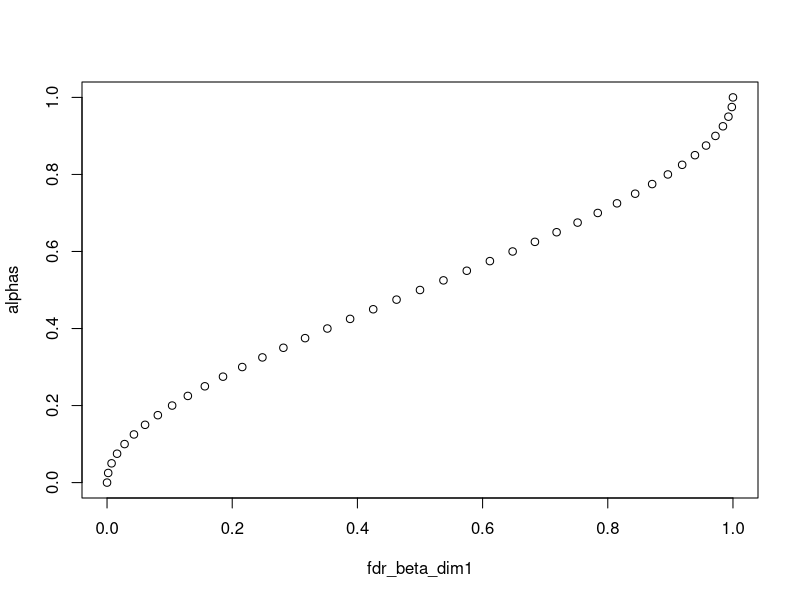
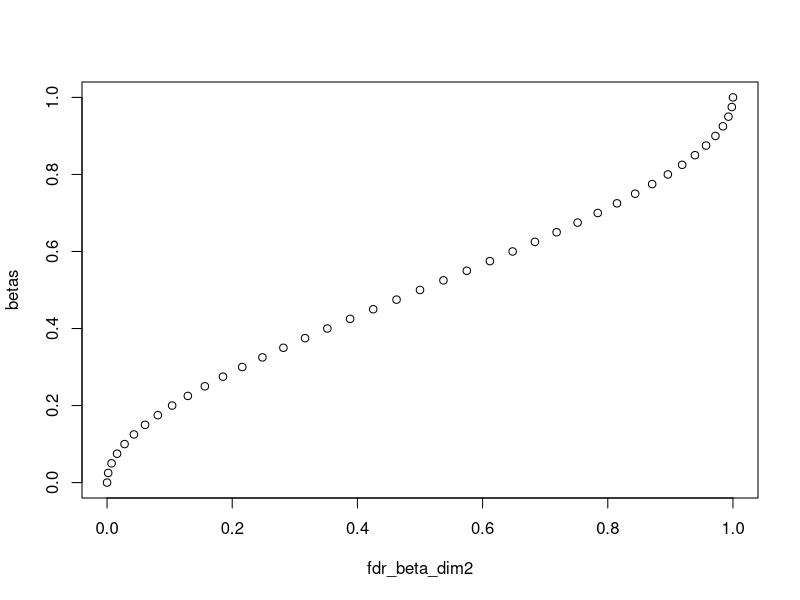
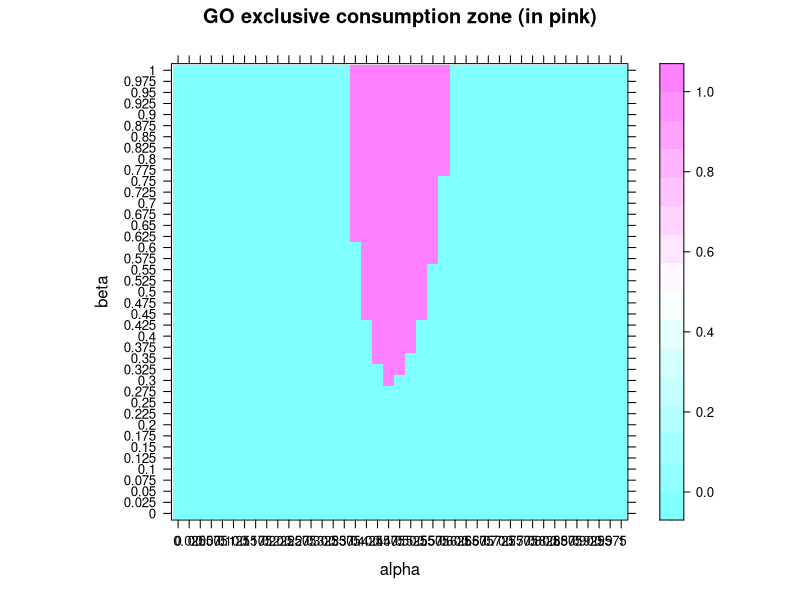
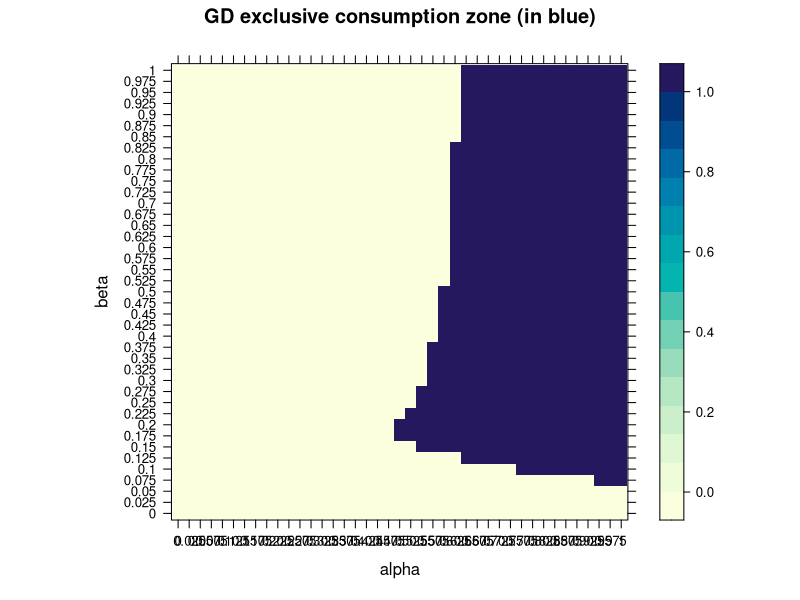
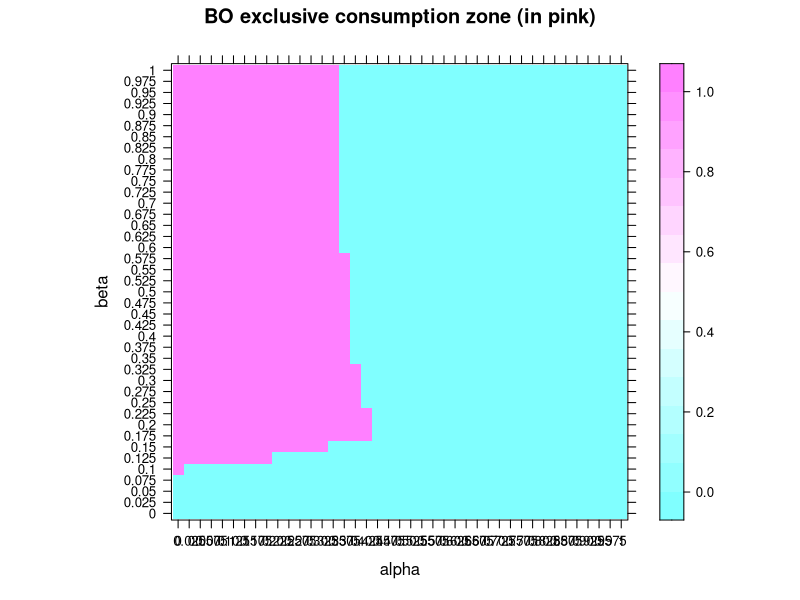
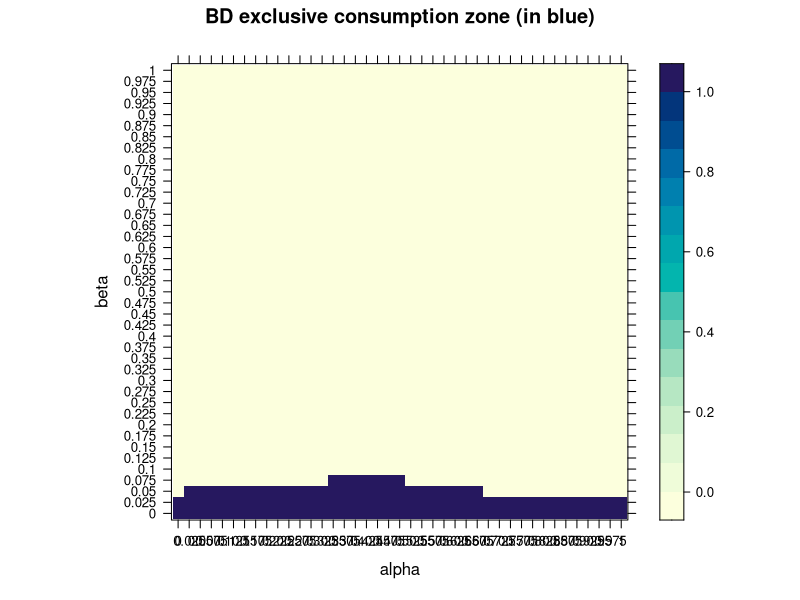
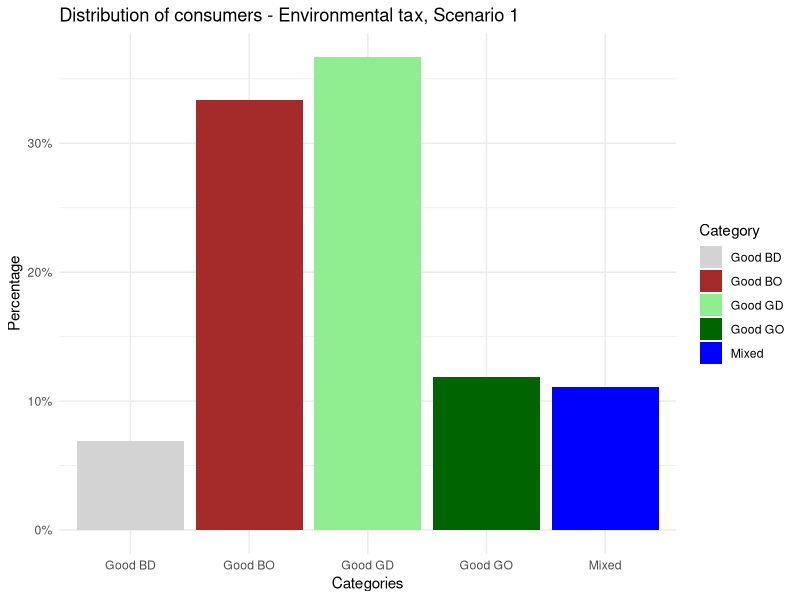
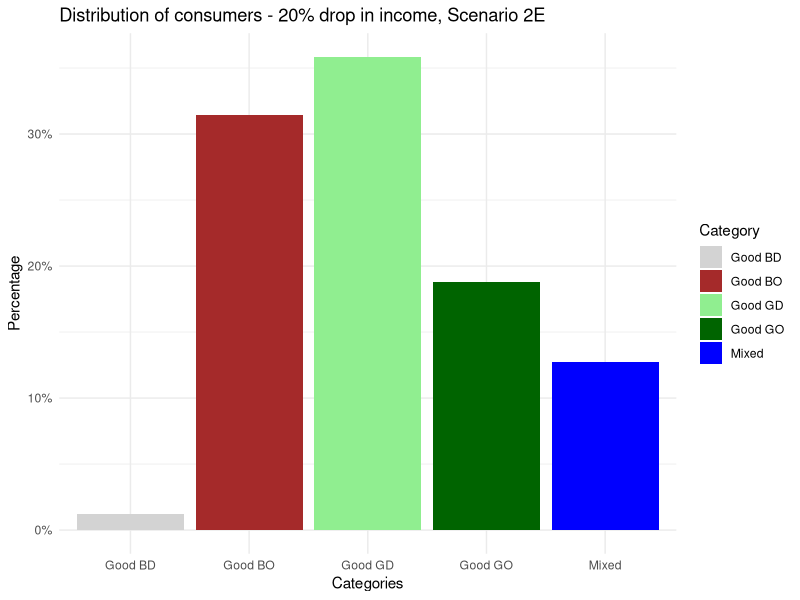

These charts were generated, in order, by the following R code: (Note: this script raises an error after producing the figures.)
########## A model of consumption choices and sufficiency with environmental and social image preferences - First simulation method ###########

# Install ggplot2 package if not already installed
#install.packages("ggplot2")


library(lattice)
library(tidyverse)
library (gtools)
library(RColorBrewer)
library(ggplot2)


######## INTRODUCTION ###############


rm(list=ls())

#This script is designed for numerical simulations associated to the model presented here : https://fr.overleaf.com/project/653a7f038e83eb35864f2593 
# It aims to calculate the consumption areas and quantities of different goods. 
#These goods are defined along two dimensions: green/brown, conspicuous/discreet.
#Depending on their personal preferences, agents can choose to consume one or several goods.




#Method used in this script : As our heterogeneous consumers are placed in a [0,1]*[0,1] grid according to their preferences (on the x-axis, environmental awareness; on the y-axis, concern for social image), 
#The idea behind this numerical method is to discretize/rasterize the square into several points/pixels (expressing the two types of preferences in percentages if the number of points is 101 on the square ; for example individuals lying at the origin being indifferent to both, while those at the top right hand corner have maximum sensitivities to both).


#Matrix size is defined as a function of the step between 2 pixels.
step = 0.025
size = 1/step + 1
size


#Let's also define our preference parameters, over which we will iterate
alphas <- seq(from = 0,to = 1,by=step)
betas_rev <- seq(from = 1,to = 0,by=-step) #reversed so that coordinates appear in the right order
betas <- seq(from = 0,to = 1,by=step) #only for graphs


######### SCENARIO CHOICE - Assign values to shape parameters according to the scenario ############

#Basic scenario 2 (2A): two beta laws with the two same shape parameters (bell curves) to model the concentration in the middle of the distribution
a=b=c=d=2

#Variant (2b): the shape parameters are changed (the beta parameter is now assumed to follow a uniform distribution, i.e. a beta distribution with c=d=1).
#a=b=2
#c=d=1


#Scenario 2B: Lower/laxer environmental norm (concentration on the left, beta law with shape parameters 5 and 1 on alpha, uniform on beta).
#a=5
#b=c=d=1

#Scenario 2C : Higher/stringent environmental norm (right-hand concentration)
#a=c=d=1
#b=5



#Scenario 2D : social image matters less (widespread discretion)
#a=b=c=1
#d=5

#Scenario 2E: social image matters more ("Red Queen Economy", Keep Up With the Joneses...)
#a=b=d=1
#c=5

######## POPULATION DISTRIBUTIONS (Part 1) ##############

#Here, square matrices of dimension 'size' are defined. 


#To start with (scenario 1), we generate a uniformly distributed population density matrix of this size, giving the proportions of individuals positioned at each point on the map. 
n1 <- size
n2 <- size
pop <- matrix (rep(1/(size*size), n1*n2), n1, n2)
pop
#For example, by choosing a step size of 0.2, we have a matrix of size 6*6, with 36 coefficients ; while it is 11*11 (and 101 coeffs) for a 0.1 step (the default choice in the first place)



#Scenario 2: population concentration around some values
#This case is modeled by a product of independent beta laws for each preference parameter.

pop2 <- matrix(,n1,n2) #an empty matrix
 

###Code that computes discrete densities for scenario 2###

#We create our quantile vectors (in line)

alphas_vector <- t(matrix(alphas))
betas_vector <- t(matrix(betas))

#Starting from the repartition function, we define the discrete density of a beta (one for each of the 2 dimensions).

densite_beta_dim1 <- function(n, a, b, step) {
  if (n == 0) {
    return(pbeta(1, a, b) - pbeta(1 - step/2, a, b))
  } 
  if (n == 1/step) {
    return(pbeta(step/2,a,b) - pbeta(0,a,b))
  } 
  else {
    densite <- pbeta(step/2 + 1 - n * step, a, b) - pbeta(step/2 + 1 - (n + 1) * step, a, b)
    return(densite)
  }
}

densite_beta_dim2 <- function(n, c, d, step) {
  if (n == 0) {
    return(pbeta(1, c, d) - pbeta(1 - step/2, c, d))
  } 
  if (n == 1/step) {
    return(pbeta(step/2,c,d) - pbeta(0,c,d))
  } 
  else {
    densite <- pbeta(step/2 + 1 - n * step, c, d) - pbeta(step/2 + 1 - (n + 1) * step, c, d)
    return(densite)
  }
}



####################################### POPULATION DISTRIBUTIONS (Part 2) ###########




# Calling the functions at n = 0 and storing the result
result_at_0_dim1 <- densite_beta_dim1(0, a, b, step)
result_at_0_dim2 <- densite_beta_dim2(0, c, d, step)


# Storing other values iteratively in a matrix 
num_iterations <- size - 1  # Change this value as needed
proba_values_dim1 <- matrix(0, nrow = 1, ncol = num_iterations + 1)
proba_values_dim2 <- matrix(0, nrow = 1, ncol = num_iterations + 1)

for (i in 1:num_iterations) {
  proba_values_dim1[1, i + 1] <- densite_beta_dim1(i, a, b, step)
  proba_values_dim2[1, i + 1] <- densite_beta_dim2(i, c, d, step)
}

proba_values_dim1[1]=result_at_0_dim1
proba_values_dim2[1]=result_at_0_dim2

sum(proba_values_dim1)
sum(proba_values_dim2)
#bell-shaped densities, symmetrical and sum to one : perfect !!!


#We multiply our two probability vectors to obtain the probabilities for the entire population.
pop2 = t(proba_values_dim2)%*%proba_values_dim1
#There is indeed a higher population concentration on median values compared to the uniform case.

sum(pop2) 
#just checking, we're good in all dimensions :)
        


#Remark : Repartition functions can be represented (the same ones, with identical shape parameters)
fdr_beta_dim1 <-pbeta(alphas, shape1 = a, shape2 =b)
plot(fdr_beta_dim1,alphas)

fdr_beta_dim2 <-pbeta(betas, shape1 = c, shape2 =d)
plot(fdr_beta_dim2,betas)


#Astuce pour pas avoir à tout relancer = faire une fonction qui demande les paramètres et renvoie tous les résultats
programme<- function() {
  
  x <- as.numeric(readline(prompt = "valeur de x ?"))
  y<- as.numeric(readline(prompt = "valeur de y ?"))
  z<- as.numeric(readline(prompt = "valeur de z ?"))
  
  fonction <- function(x,y,z){
    return(x*y + z*x)
  }
  print(fonction(x, y, z))
}



############# BORDER PARAMETRIZATION ####################

#We define our "borders", delimiting the consumption zones according to the exogenous model parameters (so that we can study the different cases by changing only the following values).
#we initialize the parameters of our "borders", i.e. the prices of the four goods, individual income and marginal damage as well as impact parameters (satisfying model assumptions)
p_go = 3
p_gd = 2
p_bo = 1.99
p_bd = 1 
R = 20
d_prime = 0.01
gamma_bo = 4
gamma_bd = 2
gamma_go = 1.6
gamma_gd = 0.8





######## COMPUTATION OF CONSUMPTION ZONE MATRICES  ###############


#1st method (inspired from the simpler model):
#We run a nested loop on our individuals (i.e. their alpha and beta parameters, which we will convert - by normalizing - into (x,y) coordinates where the coordinates lie between 1 and size).
#For each point (i.e. pair of parameters) we look at which of the 12 constraints are satisfied, which determines the type of good consumed at that point (and the corresponding matrix among the 4 defined above, which will be filled by a "1" at the associated (x,y) point where the good is exclusively consumed).
#The idea is to create four size*size boolean matrices (true = 1 /false = 0), one for each type of consumer; and to examine for each point on the square (using nested loops) whether it satisfies the constraints corresponding to a certain type.

#We start by exclusive consumption zones only (defining the 4 corresponding matrices)
#Then we compute the mixed consumption zones matrices 

#In the end, we'll check that the sum of these four matrices gives 1s in the exclusive consumption zones and integers from 2 to 4 elsewhere.


#1.Exclusive consumption zones


# Function to calculate boolean value based on condition
calculate_boolean <- function(condition) {
  if (condition) {
    return(1)
  } else {
    return(0)
  }
}

# Function to calculate preferences for each good
calculate_preferences <- function(alpha, beta, p_go, p_gd, p_bo, p_bd, R, d_prime, 
                                  gamma_go, gamma_gd, gamma_bo, gamma_bd) {
  bool_f1 <- calculate_boolean((1 - (p_go / p_gd) * alpha) * beta > (((p_go / p_gd) - 1) * (p_go / R) + d_prime * alpha * (gamma_go - gamma_gd * (p_go / p_gd))))
  bool_f2 <- calculate_boolean((1 - (p_go / p_bo) * (1 - alpha)) * beta > (((p_go / p_bo) - 1) * (p_go / R) + d_prime * alpha * (gamma_go - gamma_bo * (p_go / p_bo))))
  bool_f3 <- calculate_boolean(beta > ((p_go/p_bd - 1) * (p_go / R) + d_prime * alpha * (gamma_go - gamma_bd * p_go/p_bd)))
  
  bool_g1 <- calculate_boolean((alpha - (p_gd / p_go)) * beta > (((p_gd / p_go) - 1) * (p_gd / R) + d_prime * alpha * (gamma_gd - gamma_go * (p_gd / p_go))))
  bool_g2 <- calculate_boolean((alpha - (p_gd / p_bo) * (1 - alpha)) * beta > (((p_gd / p_bo) - 1) * (p_gd / R) + d_prime * alpha * (gamma_gd - gamma_bo * (p_gd / p_bo))))
  bool_g3 <- calculate_boolean(alpha * beta > ((p_gd/p_bd - 1) * (p_gd / R) + d_prime * alpha * (gamma_gd - gamma_bd * p_gd/p_bd)))
  
  bool_h1 <- calculate_boolean((1 - alpha - (p_bo / p_go)) * beta > (((p_bo / p_go) - 1) * (p_bo / R) + d_prime * alpha * (gamma_bo - gamma_go * (p_bo / p_go))))
  bool_h2 <- calculate_boolean((1 - alpha * (p_bo / p_gd)) * beta > (((p_bo / p_gd) - 1) * (p_bo / R) + d_prime * alpha * (gamma_bo - gamma_gd * (p_gd / p_bo))))
  bool_h3 <- calculate_boolean((1 - alpha) * beta > ((p_bo/p_bd - 1) * (p_bo / R) + d_prime * alpha * (gamma_bo - gamma_bd * p_bo/p_bd)))
  
  bool_i1 <- calculate_boolean((p_bd/p_go)*beta < ((1- p_bd/p_go) * (p_bd / R) - d_prime * alpha * (gamma_bd - gamma_go * p_bd/p_go)))
  bool_i2 <- calculate_boolean(alpha*(p_bd/p_gd)*beta < ((1- p_bd/p_gd) * (p_bd / R) - d_prime * alpha * (gamma_bd - gamma_gd * p_bd/p_bd)))
  bool_i3 <- calculate_boolean((1-alpha)*(p_bd/p_bo)*beta < ((1- p_bd/p_bo) * (p_bd / R) - d_prime * alpha * (gamma_bd - gamma_bo * p_bd/p_bo)))
  return(c(bool_f1, bool_f2, bool_f3, bool_g1, bool_g2, bool_g3, bool_h1, bool_h2, bool_h3, bool_i1, bool_i2, bool_i3))
}

# Initialize matrices
mat_go_only <- matrix(, nrow = size, ncol = size)  
mat_gd_only <- matrix(, nrow = size, ncol = size)
mat_bo_only <- matrix(, nrow = size, ncol = size)
mat_bd_only <- matrix(, nrow = size, ncol = size)
test <- matrix(, nrow = size, ncol = size)

# Nested loop to qualify each constraint everywhere in the map
for (beta in betas_rev)  {
  for (alpha in alphas) {
    x = size - beta / step
    y = alpha / step + 1
    
    # Calculate preferences for each good
    preferences <- calculate_preferences(alpha, beta, p_go, p_gd, p_bo, p_bd, R, d_prime, gamma_go, gamma_gd, gamma_bo, gamma_bd)
    
    # Fill boolean matrices of exclusive consumption
    mat_go_only[x, y] <- prod(as.numeric(preferences[1:3]))
    mat_gd_only[x, y] <- prod(as.numeric(preferences[4:6]))
    mat_bo_only[x, y] <- prod(as.numeric(preferences[7:9]))
    mat_bd_only[x, y] <- prod(as.numeric(preferences[10:12]))
    
    test[x, y] <- mat_go_only[x, y] + mat_bo_only[x, y] + mat_gd_only[x, y] + mat_bd_only[x, y]
  }
}

#Our exclusive consumption matrices are almost fine, they perfectly tie in with our graphs.
#Summing the 4 matrices, we have a few zero coefficients, corresponding to zones in which several goods are consumed.


####### GRAPHICAL REPRESENTATIONS ##########

#To make better figures : https://r-graph-gallery.com/27-levelplot-with-lattice.html


#1. Exclusive consumption zones

#Good GO

  mat1<- mat_go_only %>% 
  as.tibble() %>% 
  as.list() %>% 
  lapply(function(x) rev(x)) %>% 
  do.call(rbind, .) %>% 
  as.matrix()

colnames(mat1)<-alphas
row.names(mat1)<-betas

levelplot(mat1, main="GO exclusive consumption zone (in pink)", xlab="alpha", ylab="beta", col.regions = cm.colors(121))   

#GD
mat2<- mat_gd_only %>% 
  as.tibble() %>% 
  as.list() %>% 
  lapply(function(x) rev(x)) %>% 
  do.call(rbind, .) %>% 
  as.matrix()

colnames(mat2)<-alphas
row.names(mat2)<-betas

levelplot(mat2, main="GD exclusive consumption zone (in blue)", xlab="alpha", ylab="beta")    


#BO

mat3<- mat_bo_only %>% 
  as.tibble() %>% 
  as.list() %>% 
  lapply(function(x) rev(x)) %>% 
  do.call(rbind, .) %>% 
  as.matrix()

colnames(mat3)<-alphas
row.names(mat3)<-betas


levelplot(mat3, main="BO exclusive consumption zone (in pink)", xlab="alpha", ylab="beta",col.regions = cm.colors(121))   


#BD

mat4<- mat_bd_only %>% 
  as.tibble() %>% 
  as.list() %>% 
  lapply(function(x) rev(x)) %>% 
  do.call(rbind, .) %>% 
  as.matrix()

colnames(mat4)<-alphas
row.names(mat4)<-betas

levelplot(mat4, main="BD exclusive consumption zone (in blue)", xlab="alpha", ylab="beta")  


########### COMPUTATION OF AGGREGATED QUANTITIES IN DIFFERENT SCENARIOS########

#In each case, we first compute the consumption shares and the quantities consumed.
#And then we derive the subsequent total environmental impacts.

### 1) Exclusive consumption only
 
###### Scenario 1  : Uniformly distributed population ######

#Consumption shares
pop_go_unif = pop*mat_go_only
pop_gd_unif = pop*mat_gd_only
pop_bo_unif = pop*mat_bo_only
pop_bd_unif = pop*mat_bd_only

#We express these consumption shares in percentages
excl_cons_go_scenar1 = sum(pop_go_unif)*100
excl_cons_gd_scenar1 = sum(pop_gd_unif)*100
excl_cons_bo_scenar1 = sum(pop_bo_unif)*100
excl_cons_bd_scenar1 = sum(pop_bd_unif)*100
total_exclusive = excl_cons_go_scenar1 + excl_cons_gd_scenar1  + excl_cons_bo_scenar1 + excl_cons_bd_scenar1 

excl_cons_go_scenar1 
excl_cons_gd_scenar1
excl_cons_bo_scenar1 
excl_cons_bd_scenar1
total_exclusive



#We represent these shares in a diagram 

categories <- c("Good GO", "Good GD", "Good BO", "Good BD", "Mixed")
percentages <- c(excl_cons_go_scenar1, excl_cons_gd_scenar1, excl_cons_bo_scenar1, excl_cons_bd_scenar1, 100-total_exclusive)

# Create a data frame
data <- data.frame(Category = categories, Percentage = percentages)

# Set colors
custom_colors <- c("lightgrey", "brown", "lightgreen", "darkgreen", "blue") 

# Create a bar plot (caption to be changed according to the case tested)
plot <- ggplot(data, aes(x = Category, y = Percentage, fill = Category)) +
  geom_bar(stat = "identity") +
  labs(title = "Distribution of consumers - Environmental tax, Scenario 1",
       x = "Categories",
       y = "Percentage") +
  scale_y_continuous(labels = scales::percent_format(scale = 1)) +  # Format y-axis as percentage
  theme_minimal()+
  scale_fill_manual(values = custom_colors)

print(plot)




###### Scenario 2 : A concentration of the population around certain values (product of independent Beta laws) ######

pop_go_scenar2 = pop2*mat_go_only
pop_gd_scenar2 = pop2*mat_gd_only
pop_bo_scenar2 = pop2*mat_bo_only
pop_bd_scenar2= pop2*mat_bd_only

excl_conso_go_scenar2 = sum(pop_go_scenar2)*100   
excl_conso_bo_scenar2 = sum(pop_bo_scenar2)*100
excl_conso_gd_scenar2 = sum(pop_gd_scenar2)*100
excl_conso_bd_scenar2 = sum(pop_bd_scenar2)*100
total_exclusive2 = excl_conso_go_scenar2 + excl_conso_gd_scenar2  + excl_conso_bo_scenar2 + excl_conso_bd_scenar2

excl_conso_go_scenar2
excl_conso_bo_scenar2
excl_conso_gd_scenar2
excl_conso_bd_scenar2
total_exclusive2

#We represent these shares in a diagram 

categories2 <- c("Good GO", "Good GD", "Good BO", "Good BD", "Mixed")
percentages2 <- c(excl_conso_go_scenar2, excl_conso_gd_scenar2, excl_conso_bo_scenar2, excl_conso_bd_scenar2, 100-total_exclusive2)  

# Create a data frame
data2 <- data.frame(Category = categories2, Percentage = percentages2)

custom_colors <- c("lightgrey", "brown", "lightgreen", "darkgreen", "blue")  


# Create a bar plot (caption to be changed according to the case/scenario tested)
plot2 <- ggplot(data2, aes(x = Category, y = Percentage, fill = Category)) +
  geom_bar(stat = "identity") +
  labs(title = "Distribution of consumers - 20% drop in income, Scenario 2E",
       x = "Categories",
       y = "Percentage") +
  scale_y_continuous(labels = scales::percent_format(scale = 1)) +  # Format y-axis as percentage
  theme_minimal()+
  scale_fill_manual(values = custom_colors)

print(plot2)


### Common to all scenarios  : 

###We define the quantities consumed in each exclusive zone by each consumer.

indiv_quantity_go = R/p_go
indiv_quantity_gd = R/p_gd
indiv_quantity_bo = R/p_bo
indiv_quantity_bd = R/p_bd


### Multiplying the population matrix coefficients by these quantities yields total quantities for each good : 

#Scenario 1 : for a uniform distribution, it is sufficient to sum all the coefficients wihtout using the pop matrix as we know the population is equally distributed

total_quantity_go = sum(indiv_quantity_go*mat_go_only)
total_quantity_gd = sum(indiv_quantity_gd*mat_gd_only) 
total_quantity_bo = sum(indiv_quantity_bo*mat_bo_only)
total_quantity_bd = sum(indiv_quantity_bd*mat_bd_only) 
total_quantity_consumed = total_quantity_go + total_quantity_gd + total_quantity_bo + total_quantity_bd

total_quantity_go
total_quantity_gd
total_quantity_bo
total_quantity_bd
total_quantity_consumed



#Scenario 2 

#We first rescale population matrices by the size of the population (the square of the size variable) so that a bit more than 1 individual lie in each pixel in a concentrated area (max seems to be around 2.3), whereas one can find values between 0 and 1 when one gets further from the concentrated area
pop_go_scenar2_rescaled = pop_go_scenar2*size^2
pop_gd_scenar2_rescaled = pop_gd_scenar2*size^2
pop_bo_scenar2_rescaled = pop_bo_scenar2*size^2
pop_bd_scenar2_rescaled= pop_bd_scenar2*size^2


#And then we apply the same principle

total_quantity_go_scenar2 = sum(indiv_quantity_go*pop_go_scenar2_rescaled)
total_quantity_gd_scenar2 = sum(indiv_quantity_gd*pop_gd_scenar2_rescaled) 
total_quantity_bo_scenar2 = sum(indiv_quantity_bo*pop_bo_scenar2_rescaled)
total_quantity_bd_scenar2 = sum(indiv_quantity_bd*pop_bd_scenar2_rescaled) 
total_quantity_consumed_scenar2 = total_quantity_go_scenar2 + total_quantity_gd_scenar2 + total_quantity_bo_scenar2 + total_quantity_bd_scenar2

total_quantity_go_scenar2
total_quantity_gd_scenar2
total_quantity_bo_scenar2
total_quantity_bd_scenar2
total_quantity_consumed_scenar2






###Finally, in each scenario, weighting these total quantities by the coefficients of environmental impact yields us a total environmental impact value of each good:

#Scenario 1

total_impact_go = gamma_go*total_quantity_go
total_impact_gd = gamma_gd*total_quantity_gd
total_impact_bo = gamma_bo*total_quantity_bo
total_impact_bd = gamma_bd*total_quantity_bd
total_impact_consumption = total_impact_go + total_impact_gd + total_impact_bo + total_impact_bd

total_impact_go
total_impact_gd
total_impact_bo
total_impact_bd
total_impact_consumption


#Plot the impacts 

data_impacts <- data.frame(
  category = c("Good BD", "Good  BO", "Good GD ", "Good  GO"),
  values = c(total_impact_bd, total_impact_bo, total_impact_gd, total_impact_go)
)

bar_colors <- c("lightgrey", "brown", "lightgreen", "darkgreen")

ylim_values <- c(0, 50000)

barplot(data_impacts$values, names.arg = data_impacts$category,  col = bar_colors, main = "Env. impacts by good type - Environmental tax, Sce. 1", ylab = "Impacts", border = "black",ylim = ylim_values)



#Scenario 2

total_impact_go_scenar2 = gamma_go*total_quantity_go_scenar2
total_impact_gd_scenar2 = gamma_gd*total_quantity_gd_scenar2
total_impact_bo_scenar2 = gamma_bo*total_quantity_bo_scenar2
total_impact_bd_scenar2 = gamma_bd*total_quantity_bd_scenar2
total_impact_consumption_scenar2 = total_impact_go_scenar2 + total_impact_gd_scenar2 + total_impact_bo_scenar2 + total_impact_bd_scenar2

total_impact_go_scenar2
total_impact_gd_scenar2
total_impact_bo_scenar2
total_impact_bd_scenar2
total_impact_consumption_scenar2

#Plot
data_impacts <- data.frame(
  category = c("Good BD", "Good  BO", "Good GD ", "Good  GO"),
  values = c(total_impact_bd_scenar2, total_impact_bo_scenar2, total_impact_gd_scenar2, total_impact_go_scenar2)
)

ylim_values <- c(0, 50000) #to be changed according to the analysis

bar_colors <- c("lightgrey", "brown", "lightgreen", "darkgreen")

barplot(data_impacts$values, names.arg = data_impacts$category,  col = bar_colors, main = "Env.impacts by good type - Reference case, Sce. 2B", ylab = "Impacts", border = "black",ylim = ylim_values)




###As an additional sufficiency metrics, let's compute the total impact per capita

#Scenario 1 : we simply divide aggregate impact by the population inside exclusive consumption zones (here we can simply divide total impact by the percentage of exclusive pixels as we have one pixel = one person)

total_impact_percapita = total_impact_consumption/((excl_cons_go_scenar1+excl_cons_gd_scenar1+excl_cons_bo_scenar1+excl_cons_bd_scenar1)*1/100*size^2)
total_impact_percapita

#Scenario 2 : To obtain the impact per capita, here we need to know how many exclusive consumers there are taking into account the rescaled matrices 

number_exclusives = sum(pop_go_scenar2_rescaled)+sum(pop_gd_scenar2_rescaled)+sum(pop_bo_scenar2_rescaled)+sum(pop_bd_scenar2_rescaled)
number_exclusives #different from size square

total_impact_percapita_scenar2 = total_impact_consumption_scenar2/number_exclusives
total_impact_percapita_scenar2

#Compute the variation (in percentage) of impacts per capita when changing pop distribution from uniform to concentration
variation_impactpercapita = ((total_impact_percapita_scenar2-total_impact_percapita)/total_impact_percapita)*100
variation_impactpercapita



#To study the different cases within each scenario :
#we go to the 'parametrization' section above and directly change the parameters according to what we want to test, and then rerun the code (corresponding to the chosen scenario) up to this point.


########### COMPARING CASES AND SCENARIOS #########

#To ensure better comparability, let's plot per capita variables (+variations?) in the different cases, in both scenarios.
#To do this, we have to store the results for each case in different variables, that we will finally use in the code for the plot.

#1. Per capita impacts

#Scenario 1 results : store in the suited variable according to case tested.
#total_impact_percapita_unif_ref <- total_impact_percapita 
#total_impact_percapita_unif_case2 <-  total_impact_percapita 
#total_impact_percapita_unif_case3 <-  total_impact_percapita 
#total_impact_percapita_unif_case4 <-  total_impact_percapita 
#total_impact_percapita_unif_case5 <-  total_impact_percapita 
#total_impact_percapita_unif_case6 <-  total_impact_percapita 
#total_impact_percapita_unif_case7 <-  total_impact_percapita 
#total_impact_percapita_unif_degrowth <- total_impact_percapita 
#total_impact_percapita_unif_tax <- total_impact_percapita

#Scenario 2A results
#total_impact_percapita_scenar2A_ref <- total_impact_percapita_scenar2 
#total_impact_percapita_scenar2A_case2 <-  total_impact_percapita_scenar2 
#total_impact_percapita_scenar2A_case3 <-  total_impact_percapita_scenar2 
#total_impact_percapita_scenar2A_case4 <-  total_impact_percapita_scenar2 
#total_impact_percapita_scenar2A_case5 <-  total_impact_percapita_scenar2 
#total_impact_percapita_scenar2A_case6 <-  total_impact_percapita_scenar2 
#total_impact_percapita_scenar2A_case7 <-  total_impact_percapita_scenar2 
#total_impact_percapita_scenar2A_degrowth <- total_impact_percapita_scenar2 




#Scenario 2B results
#total_impact_percapita_scenar2B_ref <- total_impact_percapita_scenar2 : OK
#total_impact_percapita_scenar2B_case2 <-  total_impact_percapita_scenar2
#total_impact_percapita_scenar2B_case3 <-  total_impact_percapita_scenar2
#total_impact_percapita_scenar2B_case4 <-  total_impact_percapita_scenar2
#total_impact_percapita_scenar2B_case5 <-  total_impact_percapita_scenar2
#total_impact_percapita_scenar2B_case6 <-  total_impact_percapita_scenar2
#total_impact_percapita_scenar2B_case7 <-  total_impact_percapita_scenar2
#total_impact_percapita_scenar2B_degrowth <- total_impact_percapita_scenar2 : OK 


#Scenario 2C results
#total_impact_percapita_scenar2C_ref <- total_impact_percapita_scenar2 : OK
#total_impact_percapita_scenar2C_case2 <-  total_impact_percapita_scenar2
#total_impact_percapita_scenar2C_case3 <-  total_impact_percapita_scenar2
#total_impact_percapita_scenar2C_case4 <-  total_impact_percapita_scenar2
#total_impact_percapita_scenar2C_case5 <-  total_impact_percapita_scenar2
#total_impact_percapita_scenar2C_case6 <-  total_impact_percapita_scenar2
#total_impact_percapita_scenar2C_case7 <-  total_impact_percapita_scenar2
#total_impact_percapita_scenar2C_degrowth <- total_impact_percapita_scenar2 



#Scenario 2D results
#total_impact_percapita_scenar2D_ref <- total_impact_percapita_scenar2
#total_impact_percapita_scenar2D_case2 <-  total_impact_percapita_scenar2
#total_impact_percapita_scenar2D_case3 <-  total_impact_percapita_scenar2
#total_impact_percapita_scenar2D_case4 <-  total_impact_percapita_scenar2
#total_impact_percapita_scenar2D_case5 <-  total_impact_percapita_scenar2
#total_impact_percapita_scenar2D_case6 <-  total_impact_percapita_scenar2
#total_impact_percapita_scenar2D_case7 <-  total_impact_percapita_scenar2

#Scenario 2E results
#total_impact_percapita_scenar2E_ref <- total_impact_percapita_scenar2 : OK
#total_impact_percapita_scenar2E_case2 <-  total_impact_percapita_scenar2
#total_impact_percapita_scenar2E_case3 <-  total_impact_percapita_scenar2
#total_impact_percapita_scenar2E_case4 <-  total_impact_percapita_scenar2
#total_impact_percapita_scenar2E_case5 <-  total_impact_percapita_scenar2
#total_impact_percapita_scenar2E_case6 <-  total_impact_percapita_scenar2
#total_impact_percapita_scenar2E_case7 <-  total_impact_percapita_scenar2
#total_impact_percapita_scenar2E_degrowth <- total_impact_percapita_scenar2 




#Let's start with case comparison in scenario 1.

# Store per capita impacts and case categories in lists or vectors
categories <- c("Ref", "Case 2", "Case 3", "Case 4", "Case 5", "Case 6","Degrowth","Tax")
per_capita_impacts <- c(
  total_impact_percapita_unif_ref,
  total_impact_percapita_unif_case2,
  total_impact_percapita_unif_case3,
  total_impact_percapita_unif_case4,
  total_impact_percapita_unif_case5,
  total_impact_percapita_unif_case6,
  total_impact_percapita_unif_degrowth,
  total_impact_percapita_unif_tax
  
)

# Create a data frame
data <- data.frame(Category = factor(categories, levels = c("Ref", "Tax", "Degrowth", "Case 2", "Case 3", "Case 4", "Case 5", "Case 6")), Numbers = per_capita_impacts)

# Set custom colors for the gradient fill
custom_gradient_colors <- colorRampPalette(c("green", "tan", "saddlebrown"))(length(per_capita_impacts))

# Create the bar plot using ggplot2
plot_pcimpact_unif <- ggplot(data, aes(x = Category, y = Numbers, fill = Numbers)) +
  geom_bar(stat = "identity") +
  labs(
    title = "Per capita impacts in the different cases, Uniform distribution",
    x = "Cases",
    y = "Impacts"
  ) +
  theme_minimal() +
  scale_fill_gradientn(
    colors = custom_gradient_colors,
    guide = "legend",
    name = "Impacts"
  )

# Display the plot
print(plot_pcimpact_unif)



#We then do the same in scenario 2A.

# Store per capita impacts and case categories in lists or vectors
categories <- c("Ref", "Case 2", "Case 3", "Case 4", "Case 5", "Case 6","Degrowth")
per_capita_impacts <- c(
  total_impact_percapita_scenar2A_ref,
  total_impact_percapita_scenar2A_case2,
  total_impact_percapita_scenar2A_case3,
  total_impact_percapita_scenar2A_case4,
  total_impact_percapita_scenar2A_case5,
  total_impact_percapita_scenar2A_case6,
  total_impact_percapita_scenar2A_degrowth
)

# Create a data frame
data <- data.frame(Category = factor(categories, levels = c("Ref", "Degrowth", "Case 2", "Case 3", "Case 4", "Case 5", "Case 6")), Numbers = per_capita_impacts)

# Set custom colors for the gradient fill
custom_gradient_colors <- colorRampPalette(c("green", "tan", "saddlebrown"))(length(per_capita_impacts))

# Create the bar plot using ggplot2
plot_pcimpact_scen2 <- ggplot(data, aes(x = Category, y = Numbers, fill = Numbers)) +
  geom_bar(stat = "identity") +
  labs(
    title = "Per capita impacts in the different cases, Scenario 2A",
    x = "Cases",
    y = "Impacts"
  ) +
  theme_minimal() +
  scale_fill_gradientn(
    colors = custom_gradient_colors,
    guide = "legend",
    name = "Impacts"
  )

# Display the plot
print(plot_pcimpact_scen2)


#Let's now plot the per capita impacts in the ref case according to the scenario

# Store per capita impacts and scenario categories in lists or vectors
categories <- c("Unif (Sce. 1)", "Sce. 2A", "Sce. 2B", "Sce. 2C", "Sce. 2D", "Sce. 2E")
per_capita_impacts <- c(
  total_impact_percapita_unif_ref,
  total_impact_percapita_scenar2A_ref,
  total_impact_percapita_scenar2B_ref,
  total_impact_percapita_scenar2C_ref,
  total_impact_percapita_scenar2D_ref,
  total_impact_percapita_scenar2E_ref
)

# Create a data frame
data <- data.frame(Category = factor(categories, levels = c("Unif (Sce. 1)", "Sce. 2A", "Sce. 2B", "Sce. 2C", "Sce. 2D", "Sce. 2E")), Numbers = per_capita_impacts)

# Set custom colors for the gradient fill
custom_gradient_colors <- colorRampPalette(c("green", "tan", "saddlebrown"))(length(per_capita_impacts))

# Create the bar plot using ggplot2
plot_pcimpact_ref <- ggplot(data, aes(x = Category, y = Numbers, fill = Numbers)) +
  geom_bar(stat = "identity") +
  labs(
    title = "Per capita impacts in the different population scenarios, Ref. case",
    x = "Population distribution scenarios",
    y = "Impacts"
  ) +
  theme_minimal() +
  scale_fill_gradientn(
    colors = custom_gradient_colors,
    guide = "legend",
    name = "Impacts"
  )

# Display the plot
print(plot_pcimpact_ref)



#We now plot the different degrowth scenarios (depending on evolution of preferences)

# Store per capita impacts and scenario categories in lists or vectors
categories <- c("Ref-Center", "Degrowth-Center", "Degrowth-Left", "Degrowth-Right", "Degrowth-Top")
per_capita_impacts <- c(
  total_impact_percapita_scenar2A_ref,
  total_impact_percapita_scenar2A_degrowth,
  total_impact_percapita_scenar2B_degrowth,
  total_impact_percapita_scenar2C_degrowth,
  total_impact_percapita_scenar2E_degrowth
)

# Create a data frame
data <- data.frame(Category = factor(categories, levels = c("Ref-Center", "Degrowth-Center", "Degrowth-Left", "Degrowth-Right", "Degrowth-Top")), Numbers = per_capita_impacts)

# Set custom colors for the gradient fill
custom_gradient_colors <- colorRampPalette(c("green", "tan", "saddlebrown"))(length(per_capita_impacts))

# Create the bar plot using ggplot2
plot_pcimpact_degrowth <- ggplot(data, aes(x = Category, y = Numbers, fill = Numbers)) +
  geom_bar(stat = "identity") +
  labs(
    title = "Per capita impacts in different degrowth scenarios relative to baseline",
    x = "Scenarios (case-type of population distribution concentration)",
    y = "Per capita impacts"
  ) +
  theme_minimal() +
  scale_fill_gradientn(
    colors = custom_gradient_colors,
    guide = "legend",
    name = "Impacts"
  )

# Display the plot
print(plot_pcimpact_degrowth)
